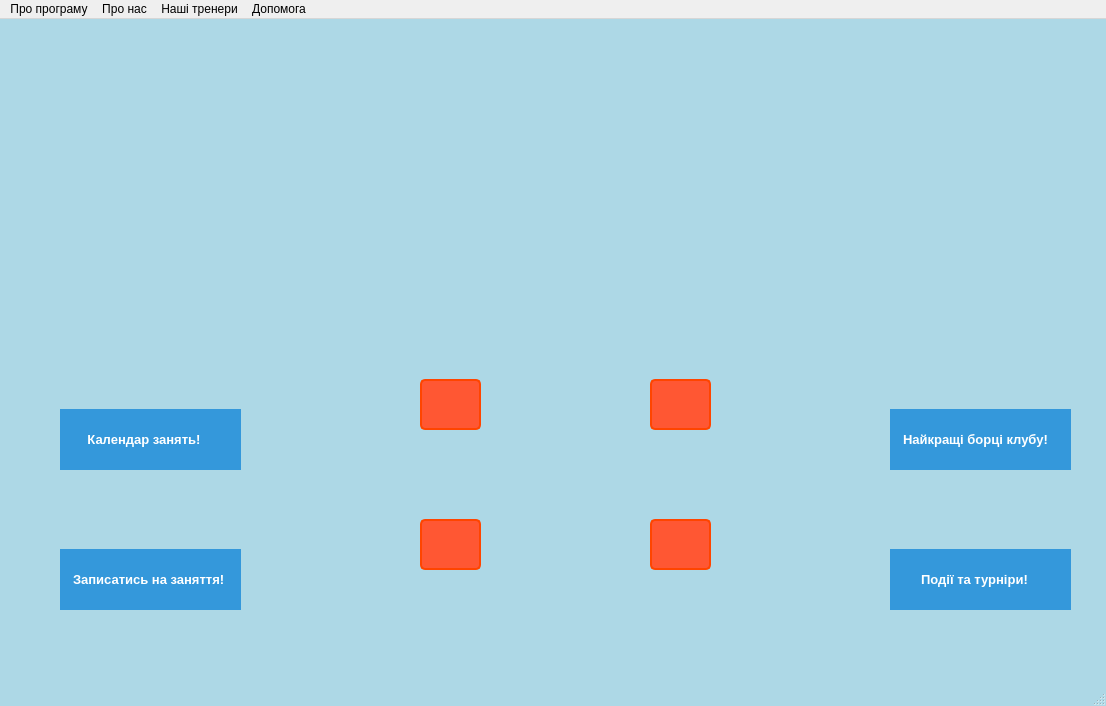
<?xml version="1.0" encoding="UTF-8"?>
<ui version="4.0">
 <class>secondwindow</class>
 <widget class="QMainWindow" name="secondwindow">
  <property name="geometry">
   <rect>
    <x>0</x>
    <y>0</y>
    <width>1106</width>
    <height>706</height>
   </rect>
  </property>
  <property name="windowTitle">
   <string>MainWindow</string>
  </property>
  <property name="styleSheet">
   <string notr="true">QMainWindow {
    background-color: #ADD8E6; /* Light Blue color code */
    color: white;
}</string>
  </property>
  <widget class="QWidget" name="centralwidget">
   <widget class="QLabel" name="label">
    <property name="geometry">
     <rect>
      <x>240</x>
      <y>20</y>
      <width>611</width>
      <height>311</height>
     </rect>
    </property>
    <property name="text">
     <string/>
    </property>
    <property name="pixmap">
     <pixmap resource="Resources.qrc">:/photo/photos/255163621_256762439763803_4571594237975404024_n.jpg</pixmap>
    </property>
   </widget>
   <widget class="QLabel" name="label_2">
    <property name="geometry">
     <rect>
      <x>60</x>
      <y>530</y>
      <width>181</width>
      <height>61</height>
     </rect>
    </property>
    <property name="styleSheet">
     <string notr="true">QLabel {
    font-size: 13px; /* Set the font size */
    font-weight: bold; /* Make the text bold */
    color: white; /* Text color (white) for good contrast on a blue background */
    background-color: #3498db; /* Background color (blue) */
    padding: 10px; /* Add padding for better spacing */
}</string>
    </property>
    <property name="text">
     <string>Записатись на заняття!</string>
    </property>
   </widget>
   <widget class="QLabel" name="label_3">
    <property name="geometry">
     <rect>
      <x>60</x>
      <y>390</y>
      <width>181</width>
      <height>61</height>
     </rect>
    </property>
    <property name="styleSheet">
     <string notr="true">QLabel {
    font-size: 13px; /* Set the font size */
    font-weight: bold; /* Make the text bold */
    color: white; /* Text color (white) for good contrast on a blue background */
    background-color: #3498db; /* Background color (blue) */
    padding: 10px; /* Add padding for better spacing */
}</string>
    </property>
    <property name="text">
     <string>    Календар занять!</string>
    </property>
   </widget>
   <widget class="QLabel" name="label_4">
    <property name="geometry">
     <rect>
      <x>890</x>
      <y>390</y>
      <width>181</width>
      <height>61</height>
     </rect>
    </property>
    <property name="styleSheet">
     <string notr="true">QLabel {
    font-size: 13px; /* Set the font size */
    font-weight: bold; /* Make the text bold */
    color: white; /* Text color (white) for good contrast on a blue background */
    background-color: #3498db; /* Background color (blue) */
    padding: 10px; /* Add padding for better spacing */
}</string>
    </property>
    <property name="text">
     <string>Найкращі борці клубу!</string>
    </property>
   </widget>
   <widget class="QLabel" name="label_5">
    <property name="geometry">
     <rect>
      <x>890</x>
      <y>530</y>
      <width>181</width>
      <height>61</height>
     </rect>
    </property>
    <property name="styleSheet">
     <string notr="true">QLabel {
    font-size: 13px; /* Set the font size */
    font-weight: bold; /* Make the text bold */
    color: white; /* Text color (white) for good contrast on a blue background */
    background-color: #3498db; /* Background color (blue) */
    padding: 10px; /* Add padding for better spacing */
}</string>
    </property>
    <property name="text">
     <string>     Події та турніри!</string>
    </property>
   </widget>
   <widget class="QPushButton" name="pushButton">
    <property name="geometry">
     <rect>
      <x>420</x>
      <y>360</y>
      <width>61</width>
      <height>51</height>
     </rect>
    </property>
    <property name="styleSheet">
     <string notr="true">/* Apply background image style */
QPushButton {
  background-image: url(:/iDownloads/favicon.jpg);
    border: none; /* Remove the default button border */
}

/* Apply the style you provided */
QPushButton {
    font-size: 16px;
    padding: 10px 20px;
    background-color: #FF5733;
    color: #FFFFFF;
    border: 2px solid #FF4500;
    border-radius: 5px;
}

/* Add hover and pressed styles for the image button */
QPushButton:hover {
    background-color: #800080; /* Deep purple background on hover */
    border: 2px solid #800080; /* Change border color to deep purple on hover */
}

QPushButton:pressed {
    background-color: #3498db;
    border: 2px solid #1E6D88;
}</string>
    </property>
    <property name="text">
     <string/>
    </property>
   </widget>
   <widget class="QPushButton" name="pushButton_2">
    <property name="geometry">
     <rect>
      <x>420</x>
      <y>500</y>
      <width>61</width>
      <height>51</height>
     </rect>
    </property>
    <property name="styleSheet">
     <string notr="true">/* Apply background image style */
QPushButton {
  background-image: url(:/iDownloads/favicon.jpg);
    border: none; /* Remove the default button border */
}

/* Apply the style you provided */
QPushButton {
    font-size: 16px;
    padding: 10px 20px;
    background-color: #FF5733;
    color: #FFFFFF;
    border: 2px solid #FF4500;
    border-radius: 5px;
}

/* Add hover and pressed styles for the image button */
QPushButton:hover {
    background-color: #800080; /* Deep purple background on hover */
    border: 2px solid #800080; /* Change border color to deep purple on hover */
}

QPushButton:pressed {
    background-color: #3498db;
    border: 2px solid #1E6D88;
}</string>
    </property>
    <property name="text">
     <string/>
    </property>
   </widget>
   <widget class="QPushButton" name="pushButton_3">
    <property name="geometry">
     <rect>
      <x>650</x>
      <y>360</y>
      <width>61</width>
      <height>51</height>
     </rect>
    </property>
    <property name="styleSheet">
     <string notr="true">/* Apply background image style */
QPushButton {
  background-image: url(:/iDownloads/favicon.jpg);
    border: none; /* Remove the default button border */
}

/* Apply the style you provided */
QPushButton {
    font-size: 16px;
    padding: 10px 20px;
    background-color: #FF5733;
    color: #FFFFFF;
    border: 2px solid #FF4500;
    border-radius: 5px;
}

/* Add hover and pressed styles for the image button */
QPushButton:hover {
    background-color: #800080; /* Deep purple background on hover */
    border: 2px solid #800080; /* Change border color to deep purple on hover */
}

QPushButton:pressed {
    background-color: #3498db;
    border: 2px solid #1E6D88;
}</string>
    </property>
    <property name="text">
     <string/>
    </property>
   </widget>
   <widget class="QPushButton" name="pushButton_4">
    <property name="geometry">
     <rect>
      <x>650</x>
      <y>500</y>
      <width>61</width>
      <height>51</height>
     </rect>
    </property>
    <property name="styleSheet">
     <string notr="true">/* Apply background image style */
QPushButton {
  background-image: url(:/iDownloads/favicon.jpg);
    border: none; /* Remove the default button border */
}

/* Apply the style you provided */
QPushButton {
    font-size: 16px;
    padding: 10px 20px;
    background-color: #FF5733;
    color: #FFFFFF;
    border: 2px solid #FF4500;
    border-radius: 5px;
}

/* Add hover and pressed styles for the image button */
QPushButton:hover {
    background-color: #800080; /* Deep purple background on hover */
    border: 2px solid #800080; /* Change border color to deep purple on hover */
}

QPushButton:pressed {
    background-color: #3498db;
    border: 2px solid #1E6D88;
}</string>
    </property>
    <property name="text">
     <string/>
    </property>
   </widget>
   <widget class="QLabel" name="label_7">
    <property name="geometry">
     <rect>
      <x>700</x>
      <y>340</y>
      <width>191</width>
      <height>131</height>
     </rect>
    </property>
    <property name="styleSheet">
     <string notr="true"/>
    </property>
    <property name="text">
     <string/>
    </property>
    <property name="pixmap">
     <pixmap resource="Resources.qrc">:/photo/photos/1316344-200 (1).png</pixmap>
    </property>
   </widget>
   <widget class="QLabel" name="label_8">
    <property name="geometry">
     <rect>
      <x>230</x>
      <y>490</y>
      <width>191</width>
      <height>111</height>
     </rect>
    </property>
    <property name="text">
     <string/>
    </property>
    <property name="pixmap">
     <pixmap resource="Resources.qrc">:/photo/photos/1316344-200.png</pixmap>
    </property>
   </widget>
   <widget class="QLabel" name="label_9">
    <property name="geometry">
     <rect>
      <x>700</x>
      <y>490</y>
      <width>191</width>
      <height>111</height>
     </rect>
    </property>
    <property name="text">
     <string/>
    </property>
    <property name="pixmap">
     <pixmap resource="Resources.qrc">:/photo/photos/1316344-200 (1).png</pixmap>
    </property>
   </widget>
   <widget class="QLabel" name="label_6">
    <property name="geometry">
     <rect>
      <x>230</x>
      <y>350</y>
      <width>191</width>
      <height>111</height>
     </rect>
    </property>
    <property name="text">
     <string/>
    </property>
    <property name="pixmap">
     <pixmap resource="Resources.qrc">:/photo/photos/1316344-200.png</pixmap>
    </property>
   </widget>
  </widget>
  <widget class="QMenuBar" name="menubar">
   <property name="geometry">
    <rect>
     <x>0</x>
     <y>0</y>
     <width>1106</width>
     <height>20</height>
    </rect>
   </property>
   <widget class="QMenu" name="menu">
    <property name="title">
     <string>Про програму</string>
    </property>
    <addaction name="action"/>
   </widget>
   <widget class="QMenu" name="menu_2">
    <property name="title">
     <string>Про нас</string>
    </property>
    <addaction name="action_2"/>
   </widget>
   <widget class="QMenu" name="menu_3">
    <property name="title">
     <string>Наші тренери</string>
    </property>
    <addaction name="action_3"/>
    <addaction name="action_4"/>
    <addaction name="action_5"/>
    <addaction name="action_6"/>
   </widget>
   <widget class="QMenu" name="menu_4">
    <property name="title">
     <string>Допомога</string>
    </property>
    <addaction name="action_7"/>
   </widget>
   <addaction name="menu"/>
   <addaction name="menu_2"/>
   <addaction name="menu_3"/>
   <addaction name="menu_4"/>
  </widget>
  <widget class="QStatusBar" name="statusbar"/>
  <action name="action">
   <property name="text">
    <string>Про програму</string>
   </property>
  </action>
  <action name="action_2">
   <property name="text">
    <string>Адреса клубу</string>
   </property>
  </action>
  <action name="action_3">
   <property name="text">
    <string>Валерій Рибін</string>
   </property>
  </action>
  <action name="action_4">
   <property name="text">
    <string>Дмитро Красовський</string>
   </property>
  </action>
  <action name="action_5">
   <property name="text">
    <string>Валерій Красовський</string>
   </property>
  </action>
  <action name="action_6">
   <property name="text">
    <string>Олег Жирій</string>
   </property>
  </action>
  <action name="action_7">
   <property name="text">
    <string>Допомога</string>
   </property>
  </action>
 </widget>
 <resources>
  <include location="Resources.qrc"/>
 </resources>
 <connections/>
</ui>
